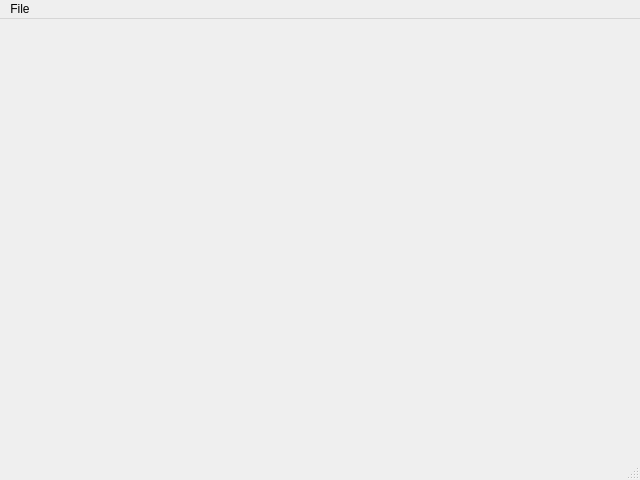
<?xml version="1.0" encoding="UTF-8"?>
<ui version="4.0">
 <author>Clo Yun-Hee Dufour</author>
 <class>App</class>
 <widget class="QMainWindow" name="App">
  <property name="geometry">
   <rect>
    <x>0</x>
    <y>0</y>
    <width>640</width>
    <height>480</height>
   </rect>
  </property>
  <property name="windowTitle">
   <string>Spectrogram</string>
  </property>
  <widget class="QWidget" name="centralwidget"/>
  <widget class="QMenuBar" name="menubar">
   <property name="geometry">
    <rect>
     <x>0</x>
     <y>0</y>
     <width>640</width>
     <height>26</height>
    </rect>
   </property>
   <widget class="QMenu" name="menuSettings">
    <property name="title">
     <string>File</string>
    </property>
    <addaction name="actionOpen"/>
    <addaction name="separator"/>
    <addaction name="actionSettings"/>
    <addaction name="actionQuit"/>
   </widget>
   <addaction name="menuSettings"/>
  </widget>
  <widget class="QStatusBar" name="statusbar"/>
  <action name="actionOpen">
   <property name="text">
    <string>Open file</string>
   </property>
   <property name="shortcut">
    <string>Ctrl+O</string>
   </property>
   <property name="menuRole">
    <enum>QAction::TextHeuristicRole</enum>
   </property>
  </action>
  <action name="actionSettings">
   <property name="text">
    <string>Preferences</string>
   </property>
   <property name="menuRole">
    <enum>QAction::PreferencesRole</enum>
   </property>
  </action>
  <action name="actionQuit">
   <property name="text">
    <string>Quit</string>
   </property>
   <property name="shortcut">
    <string>Ctrl+Shift+Q</string>
   </property>
   <property name="menuRole">
    <enum>QAction::QuitRole</enum>
   </property>
  </action>
 </widget>
 <resources/>
 <connections>
  <connection>
   <sender>actionQuit</sender>
   <signal>triggered()</signal>
   <receiver>App</receiver>
   <slot>close()</slot>
   <hints>
    <hint type="sourcelabel">
     <x>-1</x>
     <y>-1</y>
    </hint>
    <hint type="destinationlabel">
     <x>319</x>
     <y>239</y>
    </hint>
   </hints>
  </connection>
 </connections>
</ui>
